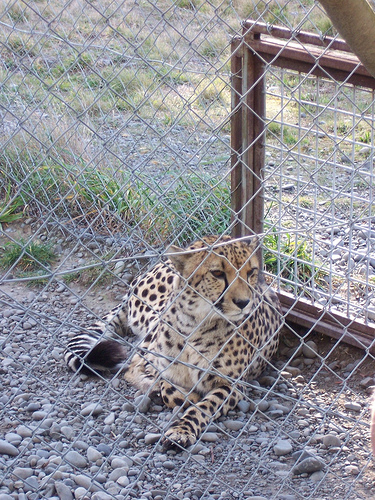
#> input picture data/testimage/3/0000.jpg, 375 x 500 px, found by its file name
$ jupyter execute Blur.ipynb
#> lines starting #> are read from the running program, lines starting #| are printed output that depends on the picture
[cell 1]
from PIL import Image, ImageFilter
import random

[cell 2]
image = Image.open('raw/0000.jpg')
#> image is the input picture: PIL image 375x500 RGB; mean R, G, B 142.2, 142, 148.9
width,height = image.size
#> width = 375; height = 500
image

[cell 3]
percentage = 0.7 #percentage of blured part
w = random.randint(0, width-int(percentage*width))
#> w = 108
h = random.randint(0, height-int(percentage*height))
#> h = 98

[cell 4]
box = (w,h,w+int(percentage*width),h+int(percentage*height))
#> box = (108, 98, 370, 448)

[cell 5]
ic = image.crop(box)
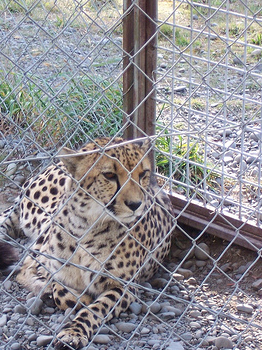
#> ic: PIL image 262x350 RGB; mean R, G, B 143.2, 141.4, 146.5
for i in range(100):
    ic = ic.filter(ImageFilter.BLUR)
#> this loop made 100 passes
#> pass 1, `ic = ic.filter(ImageFilter.BLUR)`:
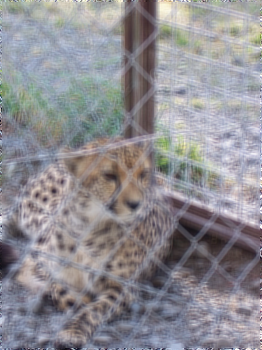
#> ic: PIL image 262x350 RGB; mean R, G, B 143.2, 141.4, 146.5
#> pass 2, `ic = ic.filter(ImageFilter.BLUR)`:
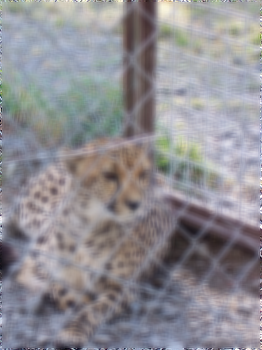
#> ic: PIL image 262x350 RGB; mean R, G, B 143.3, 141.5, 146.6
#> after the loop:
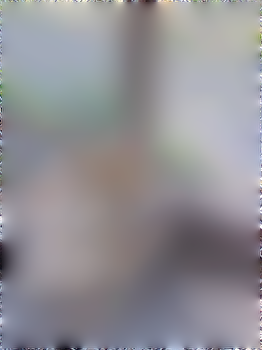
#> ic: PIL image 262x350 RGB; mean R, G, B 145.4, 143.6, 148.8
image.paste(ic, box)
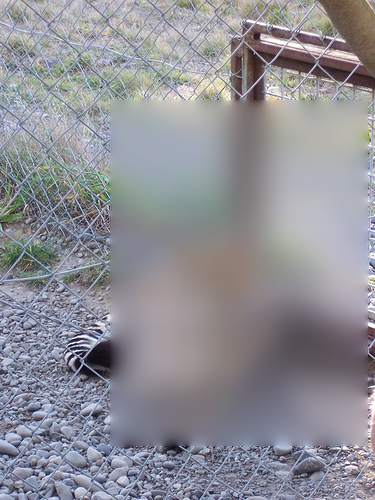
#> image: PIL image 375x500 RGB; mean R, G, B 143.3, 143.1, 150.1

[cell 6]
image

[cell 7]
img = image.resize((32, 32))
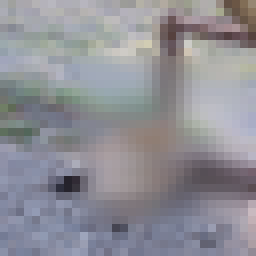
#> img: PIL image 32x32 RGB (shown 8 times larger); mean R, G, B 143.3, 143.1, 150
img

$ run again, with data/testimage/3/0004.jpg copied over data/testimage/3/0000.jpg
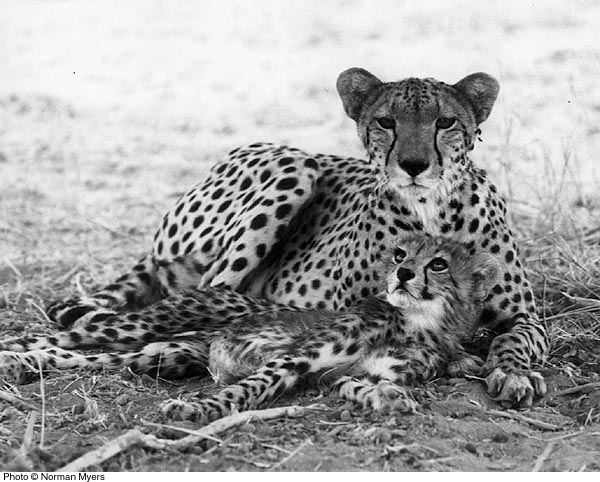
#> input picture data/testimage/3/0004.jpg, 600 x 482 px, found by its file name
#> image is the input picture: PIL image 600x482 L; min 0, max 255, mean 158.3
#> after the loop `for i in range(100):`:
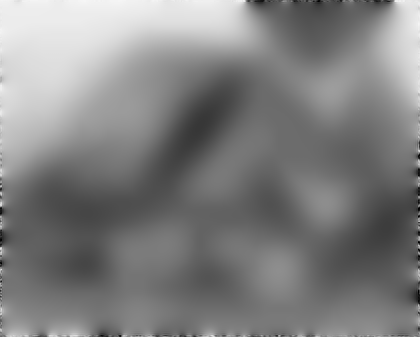
#> ic: PIL image 420x337 L; min 0, max 246, mean 128.1
#> `img = image.resize((32, 32))`:
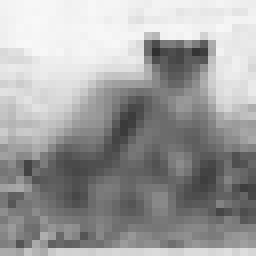
#> img: PIL image 32x32 L (shown 8 times larger); min 48, max 248, mean 159.6

$ run again, with data/testimage/3/0009.jpg copied over data/testimage/3/0000.jpg
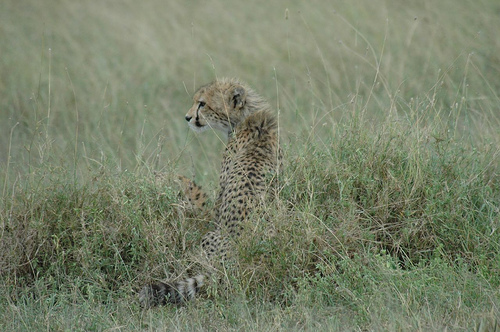
#> input picture data/testimage/3/0009.jpg, 500 x 332 px, found by its file name
#> image is the input picture: PIL image 500x332 RGB; mean R, G, B 119.9, 128.2, 104.8
#> after the loop `for i in range(100):`:
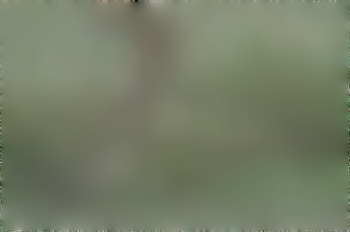
#> ic: PIL image 350x232 RGB; mean R, G, B 117.4, 125.7, 102
#> `img = image.resize((32, 32))`:
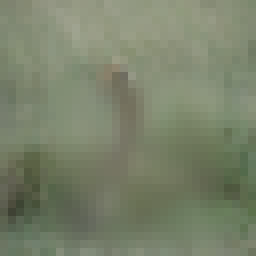
#> img: PIL image 32x32 RGB (shown 8 times larger); mean R, G, B 121.6, 130, 106.5
